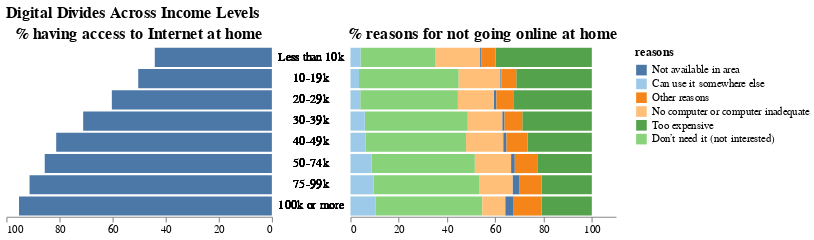

Write notebook code for a chart like this one.
### Markdown cell above
## charts

### Code cell
radio_year = alt.binding_radio(options=["2010","2015","2017"], name="year: ")

select_year = alt.selection_single(name="select",
                                   fields=["year"],
                                   bind=radio_year,
                                   init={"year": "2010"})

select_bar1 = alt.selection_single(
    on='mouseover',
    nearest=True,
    clear="click"
)

select_bar2 = alt.selection_single(
    on='mouseover',
    clear="click"
)

select_reason = alt.selection_single(
    fields=["label"],
    bind="legend"
)


OpacityCondition1 = alt.condition(select_bar1, alt.value(1.0), alt.value(0.8))
OpacityCondition2 = alt.condition(select_bar2, alt.value(1.0), alt.value(0.8))
ColorCondition = alt.condition(select_reason, 
                               alt.Color("label", 
                                         title="reasons", 
                                         type="nominal",
                                         scale=alt.Scale(scheme="tableau20"), 
                                         sort=alt.EncodingSortField("value", order='ascending')),
                               alt.value("lightgrey")
                              )

# palette = alt.Scale(range=['lightgreen', 'darkgreen', 'olive'])

base = alt.Chart(income_df).add_selection(
    select_year
).transform_filter(
    select_year
).properties(
    width=250, 
)

left = base.transform_filter(
    alt.datum.type=="access"
).encode(
    x=alt.X("value:Q",
            title=None,
#             scale=alt.Scale(domain=[0,100]),  ## how to change the scale properly?
#             scale=alt.Scale(domain=[100, 50]),
           sort=alt.SortOrder("descending")),
    y=alt.Y("income:N", 
            title=None, 
            axis=None,
            sort=alt.EncodingSortField(field="order", order='ascending')),
    opacity=OpacityCondition1,
    tooltip="value"
).mark_bar().properties(
    title="% having access to Internet at home"
).add_selection(
    select_bar1
)

middle = base.encode(
    y=alt.Y("income:N", 
            sort=alt.EncodingSortField(field="order", order='ascending'),
            axis=None),
    text=alt.Text("income:N")
).mark_text().properties(width=20)

right = base.encode(
    x=alt.X("value:Q",
           title=None),
    y=alt.Y("income:N",
            title=None,
            axis=None,
            sort=alt.EncodingSortField(field="order", order='ascending')),
    color=ColorCondition,
#     order=alt.Order("label", fields="value", sort="ascending"),
    opacity=OpacityCondition2,
    tooltip=["label","value"]
    
).transform_filter(
    (alt.datum.type=="reasons") & (alt.datum.reason!="Other reasons")
# ).transform_filter(
#     select_reason
).mark_bar().properties(
    title="% reasons for not going online at home"
).add_selection(
    select_bar2
).add_selection(
    select_reason
)


alt.concat(left, middle, right, spacing=5, title="Digital Divides Across Income Levels").configure_legend(
    orient='bottom'
).resolve_scale(
    color="independent", 
#     y="shared"
).configure_axis(
    grid=False
).configure_view(
    strokeOpacity=0
).configure_legend(
    orient="right"
).configure_title(
    fontSize=15,
#     font="Courier",
#     align="center",
#     anchor="middle",
#     color="gray"
)

### Figure 1 — Vega-Lite specification as saved in the notebook (floating-point values rounded to 4 significant figures; data arrays with more than 128 entries replaced by an {"elided": "..."} marker saying what was removed)
{"config": {"view": {"continuousWidth": 400, "continuousHeight": 300, "strokeOpacity": 0}, "axis": {"grid": false}, "legend": {"orient": "right"}, "title": {"fontSize": 15}}, "concat": [{"mark": "bar", "encoding": {"opacity": {"condition": {"value": 1.0, "selection": "selector037"}, "value": 0.8}, "tooltip": {"type": "quantitative", "field": "value"}, "x": {"type": "quantitative", "field": "value", "sort": "descending", "title": null}, "y": {"type": "nominal", "axis": null, "field": "income", "sort": {"field": "order", "order": "ascending"}, "title": null}}, "selection": {"select": {"type": "single", "fields": ["year"], "bind": {"input": "radio", "options": ["2010", "2015", "2017"], "name": "year: "}, "init": {"year": "2010"}}, "selector037": {"type": "single", "on": "mouseover", "nearest": true, "clear": "click"}}, "title": "% having access to Internet at home", "transform": [{"filter": {"selection": "select"}}, {"filter": "(datum.type === 'access')"}], "width": 250}, {"mark": "text", "encoding": {"text": {"type": "nominal", "field": "income"}, "y": {"type": "nominal", "axis": null, "field": "income", "sort": {"field": "order", "order": "ascending"}}}, "selection": {"select": {"type": "single", "fields": ["year"], "bind": {"input": "radio", "options": ["2010", "2015", "2017"], "name": "year: "}, "init": {"year": "2010"}}}, "transform": [{"filter": {"selection": "select"}}], "width": 20}, {"mark": "bar", "encoding": {"color": {"condition": {"type": "nominal", "field": "label", "scale": {"scheme": "tableau20"}, "sort": {"field": "value", "order": "ascending"}, "title": "reasons", "selection": "selector039"}, "value": "lightgrey"}, "opacity": {"condition": {"value": 1.0, "selection": "selector038"}, "value": 0.8}, "tooltip": [{"type": "nominal", "field": "label"}, {"type": "quantitative", "field": "value"}], "x": {"type": "quantitative", "field": "value", "title": null}, "y": {"type": "nominal", "axis": null, "field": "income", "sort": {"field": "order", "order": "ascending"}, "title": null}}, "selection": {"select": {"type": "single", "fields": ["year"], "bind": {"input": "radio", "options": ["2010", "2015", "2017"], "name": "year: "}, "init": {"year": "2010"}}, "selector038": {"type": "single", "on": "mouseover", "clear": "click"}, "selector039": {"type": "single", "fields": ["label"], "bind": "legend"}}, "title": "% reasons for not going online at home", "transform": [{"filter": {"selection": "select"}}, {"filter": "((datum.type === 'reasons') && (datum.reason !== 'Other reasons'))"}], "width": 250}], "data": {"name": "data-f8f48ded67babee65a015f9a0cf99a68"}, "resolve": {"scale": {"color": "independent"}}, "spacing": 5, "title": "Digital Divides Across Income Levels", "$schema": "https://vega.github.io/schema/vega-lite/v4.0.2.json", "datasets": {"data-f8f48ded67babee65a015f9a0cf99a68": {"elided": "232 records"}}}
